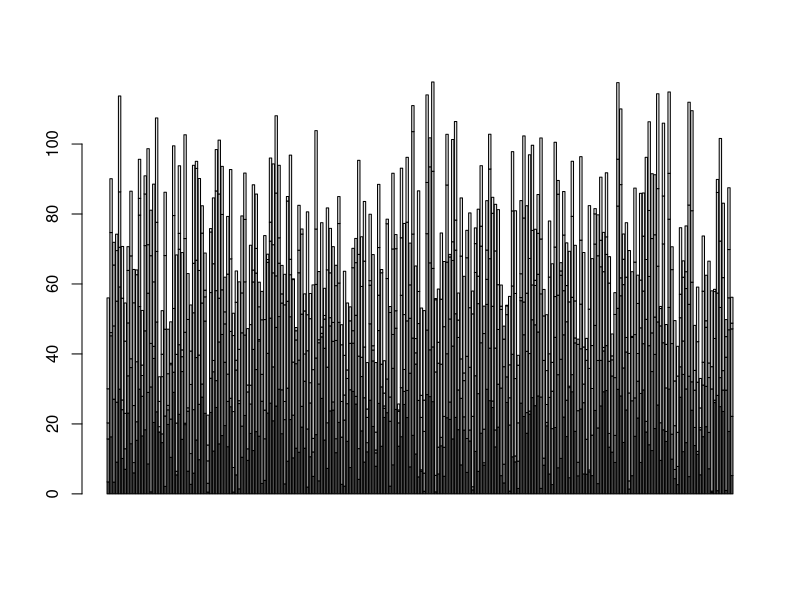

Write the R code that produced this figure.

f.plot.matrix <- function() {
    # generate list with random values
    d.mat <- runif(100, min = 0, max = 50)

    # create matrix from list
    x <- matrix(d.mat,
        nrow = 4, byrow = TRUE)

    # plot matrix
    barplot(x)
}

#f.plot.matrix()

vec <- runif(220*5, min = 0, max = 30)
mat <- matrix(vec, nrow = 5)
barplot(mat)